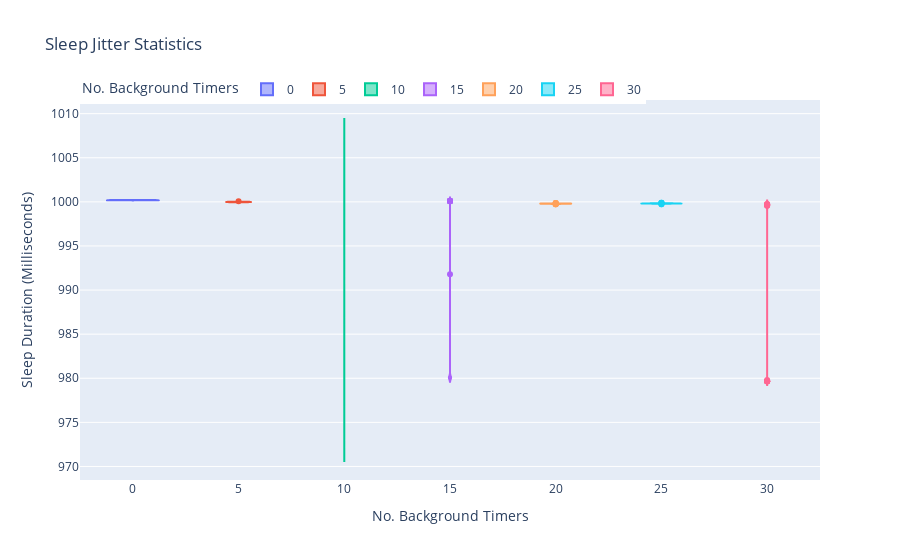

The cell this chart's notebook holds for it:
### Code cell
# sleep jitter stats min/max/avg/std

sleep_jitter_stats_fig = px.violin(sleep_jitter, x='background_timers', y='trace_milli',
    color='background_timers',
    title="Sleep Jitter Statistics",
    labels={
        "trace": "Sleep Duration (Seconds)",
        "trace_milli": "Sleep Duration (Milliseconds)",
        "background_timers": "No. Background Timers",
    },
)
sleep_jitter_stats_fig.update_layout(
    legend=dict(orientation="h", yanchor="bottom", y=0.99),
)

sleep_jitter_stats_fig.write_html('docs/sleep_jitter_stats_50.html')
sleep_jitter_stats_fig.show()

### Figure 1 — Plotly figure (JSON) as saved in the notebook; plotly's stock layout.template omitted (floating-point values rounded to 4 significant figures)
{"data": [{"alignmentgroup": "True", "box": {"visible": false}, "hovertemplate": "No. Background Timers=%{x}<br>Sleep Duration (Milliseconds)=%{y}<extra></extra>", "legendgroup": "0", "marker": {"color": "#636efa"}, "name": "0", "offsetgroup": "0", "orientation": "v", "scalegroup": "True", "showlegend": true, "type": "violin", "x": [0, 0, 0, 0, 0, 0, 0, 0, 0, 0, 0, 0, 0, 0, 0, 0, 0, 0, 0, 0, 0, 0, 0, 0, 0, 0, 0, 0, 0, 0, 0, 0, 0, 0, 0, 0, 0, 0, 0, 0, 0, 0, 0, 0, 0, 0, 0, 0, 0, 0, 0, 0, 0, 0, 0, 0, 0, 0], "x0": " ", "xaxis": "x", "y": [1000.0, 1000.0, 1000.0, 1000.0, 1000.0, 1000.0, 1000.0, 1000.0, 1000.0, 1000.0, 1000.0, 1000.0, 1000.0, 1000.0, 1000.0, 1000.0, 1000.0, 1000.0, 1000.0, 1000.0, 1000.0, 1000.0, 1000.0, 1000.0, 1000.0, 1000.0, 1000.0, 1000.0, 1000.0, 1000.0, 1000.0, 1000.0, 1000.0, 1000.0, 1000.0, 1000.0, 1000.0, 1000.0, 1000.0, 1000.0, 1000.0, 1000.0, 1000.0, 1000.0, 1000.0, 1000.0, 1000.0, 1000.0, 1000.0, 1000.0, 1000.0, 1000.0, 1000.0, 1000.0, 1000.0, 1000.0, 1000.0, 1000.0], "y0": " ", "yaxis": "y"}, {"alignmentgroup": "True", "box": {"visible": false}, "hovertemplate": "No. Background Timers=%{x}<br>Sleep Duration (Milliseconds)=%{y}<extra></extra>", "legendgroup": "5", "marker": {"color": "#EF553B"}, "name": "5", "offsetgroup": "5", "orientation": "v", "scalegroup": "True", "showlegend": true, "type": "violin", "x": [5, 5, 5, 5, 5, 5, 5, 5, 5, 5, 5, 5, 5, 5, 5, 5, 5, 5, 5, 5, 5, 5, 5, 5, 5, 5, 5, 5, 5, 5, 5, 5, 5, 5, 5, 5, 5, 5, 5, 5, 5, 5, 5, 5, 5, 5, 5, 5, 5, 5, 5, 5, 5, 5, 5, 5, 5, 5], "x0": " ", "xaxis": "x", "y": [1000.0, 1000.0, 1000.0, 1000.0, 1000.0, 1000.0, 1000.0, 1000.0, 1000.0, 1000.0, 1000.0, 1000.0, 1000.0, 1000.0, 999.9, 1000.0, 1000.0, 1000.0, 1000.0, 1000.0, 1000.0, 1000.0, 1000.0, 1000.0, 1000.0, 1000.0, 1000.0, 1000.0, 1000.0, 1000.0, 1000.0, 1000.0, 1000.0, 1000.0, 1000.0, 1000.0, 1000.0, 1000.0, 1000.0, 1000.0, 1000.0, 1000.0, 1000.0, 1000.0, 1000.0, 1000.0, 1000.0, 1000.0, 1000.0, 1000.0, 1000.0, 1000.0, 1000.0, 1000.0, 1000.0, 1000.0, 1000.0, 1000.0], "y0": " ", "yaxis": "y"}, {"alignmentgroup": "True", "box": {"visible": false}, "hovertemplate": "No. Background Timers=%{x}<br>Sleep Duration (Milliseconds)=%{y}<extra></extra>", "legendgroup": "10", "marker": {"color": "#00cc96"}, "name": "10", "offsetgroup": "10", "orientation": "v", "scalegroup": "True", "showlegend": true, "type": "violin", "x": [10, 10, 10, 10, 10, 10, 10, 10, 10, 10, 10, 10, 10, 10, 10, 10, 10, 10, 10, 10, 10, 10, 10, 10, 10, 10, 10, 10, 10, 10, 10, 10, 10, 10, 10, 10, 10, 10, 10, 10, 10, 10, 10, 10, 10, 10, 10, 10, 10, 10, 10, 10, 10, 10, 10, 10, 10, 10], "x0": " ", "xaxis": "x", "y": [1000.0, 1000.0, 1000.0, 1000.0, 1000.0, 1000.0, 1000.0, 1000.0, 1000.0, 1000.0, 1000.0, 1000.0, 1000.0, 1000.0, 1000.0, 1000.0, 1000.0, 1000.0, 1000.0, 1000.0, 1000.0, 1000.0, 1000.0, 1000.0, 1000.0, 1000.0, 1000.0, 1000.0, 1000.0, 1000.0, 1000.0, 1000.0, 1000.0, 982.3, 980.0, 980.0, 980.0, 980.0, 980.0, 980.0, 980.1, 980.0, 980.0, 980.1, 980.0, 980.0, 980.1, 980.0, 980.0, 980.1, 980.0, 980.0, 980.1, 980.0, 980.0, 980.0, 980.0, 980.0], "y0": " ", "yaxis": "y"}, {"alignmentgroup": "True", "box": {"visible": false}, "hovertemplate": "No. Background Timers=%{x}<br>Sleep Duration (Milliseconds)=%{y}<extra></extra>", "legendgroup": "15", "marker": {"color": "#ab63fa"}, "name": "15", "offsetgroup": "15", "orientation": "v", "scalegroup": "True", "showlegend": true, "type": "violin", "x": [15, 15, 15, 15, 15, 15, 15, 15, 15, 15, 15, 15, 15, 15, 15, 15, 15, 15, 15, 15, 15, 15, 15, 15, 15, 15, 15, 15, 15, 15, 15, 15, 15, 15, 15, 15, 15, 15, 15, 15, 15, 15, 15, 15, 15, 15, 15, 15, 15, 15, 15, 15, 15, 15, 15, 15, 15, 15], "x0": " ", "xaxis": "x", "y": [1000.0, 1000.0, 1000.0, 1000.0, 1000.0, 1000.0, 1000.0, 1000.0, 1000.0, 1000.0, 1000.0, 1000.0, 991.8, 980.1, 980.1, 980.1, 980.1, 980.1, 980.1, 980.1, 980.1, 980.1, 980.1, 980.1, 980.1, 980.1, 980.0, 980.1, 980.1, 980.1, 980.1, 980.1, 980.1, 980.1, 980.1, 980.0, 980.1, 980.1, 980.1, 980.1, 980.1, 980.1, 980.1, 980.1, 980.1, 980.0, 980.1, 980.0, 980.1, 980.1, 980.0, 980.1, 980.1, 980.2, 980.0, 980.0, 980.1, 980.1], "y0": " ", "yaxis": "y"}, {"alignmentgroup": "True", "box": {"visible": false}, "hovertemplate": "No. Background Timers=%{x}<br>Sleep Duration (Milliseconds)=%{y}<extra></extra>", "legendgroup": "20", "marker": {"color": "#FFA15A"}, "name": "20", "offsetgroup": "20", "orientation": "v", "scalegroup": "True", "showlegend": true, "type": "violin", "x": [20, 20, 20, 20, 20, 20, 20, 20, 20, 20, 20, 20, 20, 20, 20, 20, 20, 20, 20, 20, 20, 20, 20, 20, 20, 20, 20, 20, 20, 20, 20, 20, 20, 20, 20, 20, 20, 20, 20, 20, 20, 20, 20, 20, 20, 20, 20, 20, 20, 20, 20, 20, 20, 20, 20, 20, 20, 20], "x0": " ", "xaxis": "x", "y": [999.8, 999.8, 999.8, 999.8, 999.8, 999.8, 999.8, 999.8, 999.8, 999.8, 999.8, 999.8, 999.8, 999.8, 999.8, 999.8, 999.8, 999.8, 999.8, 999.8, 999.8, 999.8, 999.8, 999.8, 999.8, 999.8, 999.8, 999.8, 999.8, 999.8, 999.9, 999.7, 999.8, 999.8, 999.9, 999.7, 999.8, 999.8, 999.8, 999.9, 999.7, 999.8, 999.8, 999.8, 999.8, 999.8, 999.8, 999.8, 999.8, 999.8, 999.8, 999.8, 999.8, 999.7, 999.8, 999.8, 999.8, 999.8], "y0": " ", "yaxis": "y"}, {"alignmentgroup": "True", "box": {"visible": false}, "hovertemplate": "No. Background Timers=%{x}<br>Sleep Duration (Milliseconds)=%{y}<extra></extra>", "legendgroup": "25", "marker": {"color": "#19d3f3"}, "name": "25", "offsetgroup": "25", "orientation": "v", "scalegroup": "True", "showlegend": true, "type": "violin", "x": [25, 25, 25, 25, 25, 25, 25, 25, 25, 25, 25, 25, 25, 25, 25, 25, 25, 25, 25, 25, 25, 25, 25, 25, 25, 25, 25, 25, 25, 25, 25, 25, 25, 25, 25, 25, 25, 25, 25, 25, 25, 25, 25, 25, 25, 25, 25, 25, 25, 25, 25, 25, 25, 25, 25, 25, 25, 25], "x0": " ", "xaxis": "x", "y": [999.8, 999.8, 999.8, 999.8, 999.8, 999.8, 999.8, 999.8, 999.8, 999.8, 999.8, 999.8, 999.8, 999.8, 999.9, 999.8, 999.8, 999.8, 999.8, 999.8, 999.8, 999.8, 999.9, 999.8, 999.8, 999.8, 999.8, 999.8, 999.8, 999.8, 999.9, 999.7, 999.8, 999.8, 999.8, 999.8, 999.8, 999.8, 999.9, 999.7, 999.8, 999.8, 999.8, 999.8, 999.8, 999.8, 999.8, 999.8, 999.8, 999.8, 999.8, 999.8, 999.8, 999.8, 999.8, 999.8, 999.8, 999.8], "y0": " ", "yaxis": "y"}, {"alignmentgroup": "True", "box": {"visible": false}, "hovertemplate": "No. Background Timers=%{x}<br>Sleep Duration (Milliseconds)=%{y}<extra></extra>", "legendgroup": "30", "marker": {"color": "#FF6692"}, "name": "30", "offsetgroup": "30", "orientation": "v", "scalegroup": "True", "showlegend": true, "type": "violin", "x": [30, 30, 30, 30, 30, 30, 30, 30, 30, 30, 30, 30, 30, 30, 30, 30, 30, 30, 30, 30, 30, 30, 30, 30, 30, 30, 30, 30, 30, 30, 30, 30, 30, 30, 30, 30, 30, 30, 30, 30, 30, 30, 30, 30, 30, 30, 30, 30, 30, 30, 30, 30, 30, 30, 30, 30, 30, 30], "x0": " ", "xaxis": "x", "y": [999.7, 999.7, 999.7, 999.7, 999.7, 999.6, 999.7, 999.7, 999.6, 999.7, 999.7, 999.6, 999.6, 999.6, 999.8, 999.6, 999.7, 999.7, 999.7, 999.7, 999.7, 999.6, 999.6, 999.7, 999.7, 999.7, 999.7, 999.6, 999.6, 999.6, 999.6, 999.6, 999.7, 999.6, 999.7, 999.7, 999.7, 999.7, 999.6, 999.7, 999.7, 999.7, 999.7, 999.7, 999.7, 999.7, 999.7, 999.7, 999.6, 999.7, 999.6, 979.8, 979.7, 979.7, 979.6, 979.7, 979.7, 979.7], "y0": " ", "yaxis": "y"}], "layout": {"legend": {"orientation": "h", "title": {"text": "No. Background Timers"}, "tracegroupgap": 0, "y": 0.99, "yanchor": "bottom"}, "title": {"text": "Sleep Jitter Statistics"}, "violinmode": "overlay", "xaxis": {"anchor": "y", "categoryarray": [0, 5, 10, 15, 20, 25, 30], "categoryorder": "array", "domain": [0, 1], "title": {"text": "No. Background Timers"}}, "yaxis": {"anchor": "x", "domain": [0, 1], "title": {"text": "Sleep Duration (Milliseconds)"}}}}
